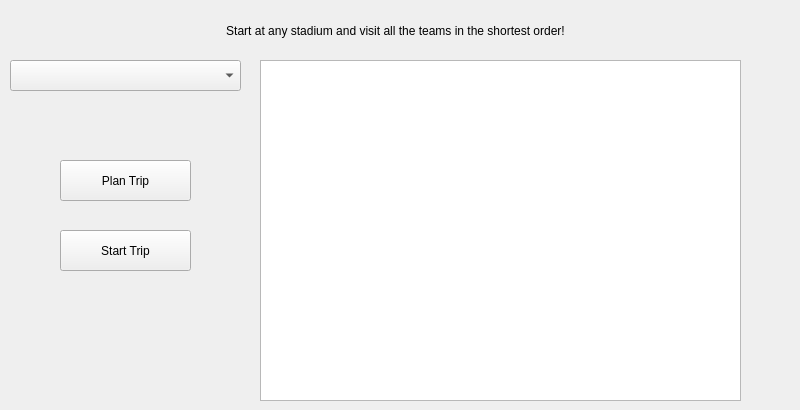
      <widget class="QWidget" name="tab">
       <attribute name="title">
        <string>Individual Stadium</string>
       </attribute>
       <widget class="QLabel" name="label_25">
        <property name="geometry">
         <rect>
          <x>0</x>
          <y>10</y>
          <width>791</width>
          <height>41</height>
         </rect>
        </property>
        <property name="text">
         <string>Start at any stadium and visit all the teams in the shortest order!</string>
        </property>
        <property name="alignment">
         <set>Qt::AlignCenter</set>
        </property>
       </widget>
       <widget class="QPushButton" name="planTripButton_MiamiMarlins">
        <property name="geometry">
         <rect>
          <x>60</x>
          <y>160</y>
          <width>131</width>
          <height>41</height>
         </rect>
        </property>
        <property name="text">
         <string>Plan Trip</string>
        </property>
       </widget>
       <widget class="QPushButton" name="startTripButton_MiamiMarlins">
        <property name="geometry">
         <rect>
          <x>60</x>
          <y>230</y>
          <width>131</width>
          <height>41</height>
         </rect>
        </property>
        <property name="text">
         <string>Start Trip</string>
        </property>
       </widget>
       <widget class="QTextBrowser" name="textBrowser_MiamiMarlins">
        <property name="geometry">
         <rect>
          <x>260</x>
          <y>60</y>
          <width>481</width>
          <height>341</height>
         </rect>
        </property>
       </widget>
       <widget class="QComboBox" name="comboBox_individualStadium">
        <property name="geometry">
         <rect>
          <x>10</x>
          <y>60</y>
          <width>231</width>
          <height>31</height>
         </rect>
        </property>
       </widget>
      </widget>
